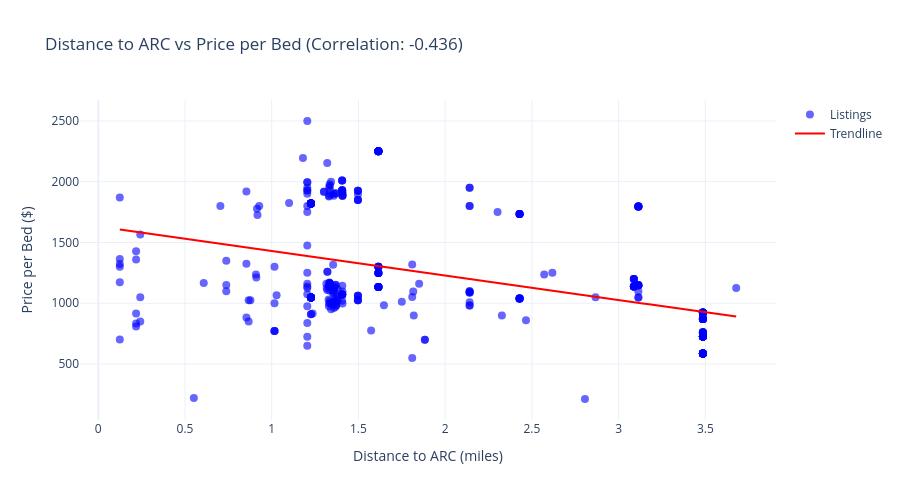

The notebook cell this image was saved under:
### Markdown cell above
## Distance vs. Price - ARC (Activities & Recreation Center)

### Code cell
data_arc = df[['dist_to_arc_activities_and_recreation_center', 'price_per_bed']].dropna()

# Calculate trendline
z = np.polyfit(data_arc['dist_to_arc_activities_and_recreation_center'], data_arc['price_per_bed'], 1)
p = np.poly1d(z)
x_trend = np.linspace(data_arc['dist_to_arc_activities_and_recreation_center'].min(), data_arc['dist_to_arc_activities_and_recreation_center'].max(), 100)
y_trend = p(x_trend)

# Calculate correlation
correlation = data_arc['dist_to_arc_activities_and_recreation_center'].corr(data_arc['price_per_bed'])

fig = go.Figure()
fig.add_trace(go.Scatter(
    x=data_arc['dist_to_arc_activities_and_recreation_center'],
    y=data_arc['price_per_bed'],
    mode='markers',
    name='Listings',
    marker=dict(size=8, color='blue', opacity=0.6)
))
fig.add_trace(go.Scatter(
    x=x_trend,
    y=y_trend,
    mode='lines',
    name='Trendline',
    line=dict(color='red', width=2)
))

fig.update_layout(
    title=f'Distance to ARC vs Price per Bed (Correlation: {correlation:.3f})',
    xaxis_title='Distance to ARC (miles)',
    yaxis_title='Price per Bed ($)',
    template='plotly_white',
    height=500
)
fig.show()

print(f"Correlation: {correlation:.3f}")
print(f"Trendline equation: y = {z[0]:.2f}x + {z[1]:.2f}")

### Figure 1 — Plotly figure (JSON) as saved in the notebook; plotly's stock layout.template omitted (floating-point values rounded to 4 significant figures; data arrays with more than 128 entries replaced by an {"elided": "..."} marker saying what was removed)
{"data": [{"marker": {"color": "blue", "opacity": 0.6, "size": 8}, "mode": "markers", "name": "Listings", "type": "scatter", "x": {"elided": "376 float values"}, "y": {"elided": "376 float values"}}, {"line": {"color": "red", "width": 2}, "mode": "lines", "name": "Trendline", "type": "scatter", "x": [0.124, 0.1599, 0.1958, 0.2317, 0.2676, 0.3035, 0.3394, 0.3753, 0.4112, 0.4471, 0.483, 0.5189, 0.5548, 0.5907, 0.6266, 0.6625, 0.6984, 0.7343, 0.7702, 0.8061, 0.842, 0.8779, 0.9138, 0.9497, 0.9856, 1.021, 1.057, 1.093, 1.129, 1.165, 1.201, 1.237, 1.273, 1.309, 1.345, 1.38, 1.416, 1.452, 1.488, 1.524, 1.56, 1.596, 1.632, 1.668, 1.704, 1.739, 1.775, 1.811, 1.847, 1.883, 1.919, 1.955, 1.991, 2.027, 2.063, 2.098, 2.134, 2.17, 2.206, 2.242, 2.278, 2.314, 2.35, 2.386, 2.422, 2.457, 2.493, 2.529, 2.565, 2.601, 2.637, 2.673, 2.709, 2.745, 2.781, 2.816, 2.852, 2.888, 2.924, 2.96, 2.996, 3.032, 3.068, 3.104, 3.14, 3.175, 3.211, 3.247, 3.283, 3.319, 3.355, 3.391, 3.427, 3.463, 3.499, 3.534, 3.57, 3.606, 3.642, 3.678], "y": [1606.0, 1599.0, 1591.0, 1584.0, 1577.0, 1570.0, 1562.0, 1555.0, 1548.0, 1541.0, 1533.0, 1526.0, 1519.0, 1512.0, 1505.0, 1497.0, 1490.0, 1483.0, 1476.0, 1468.0, 1461.0, 1454.0, 1447.0, 1440.0, 1432.0, 1425.0, 1418.0, 1411.0, 1403.0, 1396.0, 1389.0, 1382.0, 1375.0, 1367.0, 1360.0, 1353.0, 1346.0, 1338.0, 1331.0, 1324.0, 1317.0, 1309.0, 1302.0, 1295.0, 1288.0, 1281.0, 1273.0, 1266.0, 1259.0, 1252.0, 1244.0, 1237.0, 1230.0, 1223.0, 1216.0, 1208.0, 1201.0, 1194.0, 1187.0, 1179.0, 1172.0, 1165.0, 1158.0, 1151.0, 1143.0, 1136.0, 1129.0, 1122.0, 1114.0, 1107.0, 1100.0, 1093.0, 1086.0, 1078.0, 1071.0, 1064.0, 1057.0, 1049.0, 1042.0, 1035.0, 1028.0, 1020.0, 1013.0, 1006.0, 998.8, 991.6, 984.3, 977.1, 969.9, 962.7, 955.4, 948.2, 941.0, 933.8, 926.5, 919.3, 912.1, 904.9, 897.6, 890.4]}], "layout": {"height": 500, "title": {"text": "Distance to ARC vs Price per Bed (Correlation: -0.436)"}, "xaxis": {"title": {"text": "Distance to ARC (miles)"}}, "yaxis": {"title": {"text": "Price per Bed ($)"}}}}
